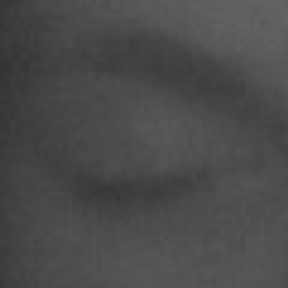
#> input picture data/test/close eyes/s0002_00027_0_0_0_0_0_01.png, 96 x 96 px, given in place of the camera (shown 3 times larger)
$ python drowsiness.py
#> lines starting #> are read from the running program, lines starting #| are printed output that depends on the picture; after the words box and inside, x2 and y2 are one past the last pixel; in counts of white or black regions, pixels touching at a corner belong together
import cv2
import time
try:
    import winsound
except ImportError:
    class WinsoundMock:
        @staticmethod
        def Beep(frequency, duration):
            # Fallback for Linux/macOS where winsound is not available
            print(f"🔊 [Beep Fallback] Freq: {frequency}Hz, Dur: {duration}ms")
    winsound = WinsoundMock()

face_cascade = cv2.CascadeClassifier(
    cv2.data.haarcascades + 'haarcascade_frontalface_default.xml'
)
eye_cascade = cv2.CascadeClassifier(
    cv2.data.haarcascades + 'haarcascade_eye.xml'
)

def start_drowsiness():

    cap = cv2.VideoCapture(0)

    if not cap.isOpened():
        print("Camera not working ❌")
        return

    closed_start = None
    status = "ACTIVE"
    alarm_on = False   # 🔴 ADD

    while True:
        ret, frame = cap.read()
#> frame is the input picture: shape (96, 96, 3); min 51, max 100, mean 74.9
        if not ret:
            break

        gray = cv2.cvtColor(frame, cv2.COLOR_BGR2GRAY)
        gray = cv2.equalizeHist(gray)
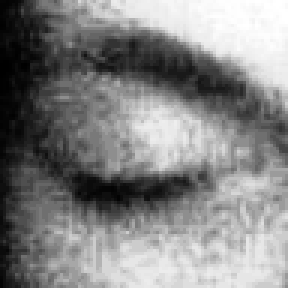
#> gray: shape (96, 96) (shown 3 times larger); min 0, max 255, mean 132

        faces = face_cascade.detectMultiScale(gray, 1.3, 5)
#> faces = ()

        eyes_detected = False
        face_detected = False   # 🔴 ADD

        if len(faces) > 0:
            face_detected = True

        for (x, y, w, h) in faces:
            cv2.rectangle(frame, (x,y), (x+w,y+h), (255,0,0), 2)

            roi_gray = gray[y:y+h, x:x+w]
            eyes = eye_cascade.detectMultiScale(roi_gray, 1.1, 3)

            for (ex,ey,ew,eh) in eyes:
                cv2.rectangle(frame, (x+ex,y+ey), (x+ex+ew,y+ey+eh), (0,255,0), 2)

            if len(eyes) > 0:
                eyes_detected = True
#> this loop made 0 passes

        # 🔴 FIXED LOGIC
        if face_detected and not eyes_detected:
            if closed_start is None:
                closed_start = time.time()
            else:
                if time.time() - closed_start > 2:
                    status = "DROWSY"

                    # 🔴 beep only once
                    if not alarm_on:
                        winsound.Beep(2500, 2000)
                        alarm_on = True

                    # 🔴 status write
                    with open("status.txt", "w") as f:
                        f.write("DROWSY")

        else:
            closed_start = None
            alarm_on = False   # 🔴 RESET

            if face_detected:
                with open("status.txt", "w") as f:
                    f.write("ACTIVE")

        cv2.putText(frame, status, (30,50),
                    cv2.FONT_HERSHEY_SIMPLEX, 1,
                    (0,0,255), 2)
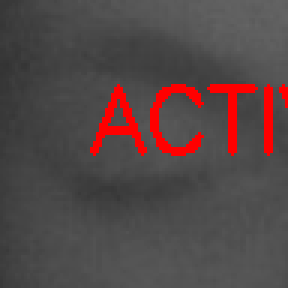
#> frame: shape (96, 96, 3) (shown 3 times larger); 5.27% of pixels changed, all inside (x1, y1, x2, y2) = (30, 28, 96, 52)

        try:
            cv2.imshow("Driver Monitoring", frame)
            if cv2.waitKey(1) & 0xFF == 27:
#> (key Esc is pressed here)
                break
        except Exception:
            # Fallback for headless environments: sleep to limit CPU usage
            time.sleep(0.03)

    cap.release()
    try:
        cv2.destroyAllWindows()
    except Exception:
        pass


if __name__ == "__main__":
    start_drowsiness()

$ run again, on data/test/close eyes/s0002_00031_0_0_0_0_0_01.png
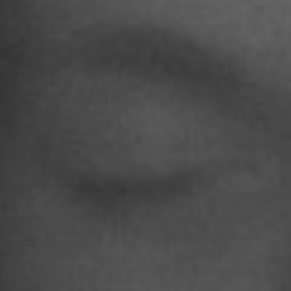
#> input picture data/test/close eyes/s0002_00031_0_0_0_0_0_01.png, 97 x 97 px, given in place of the camera (shown 3 times larger)
#> in start_drowsiness, frame is the input picture: shape (97, 97, 3); min 52, max 101, mean 75.3
#> in start_drowsiness, `gray = cv2.equalizeHist(gray)`:
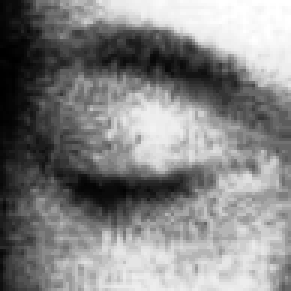
#> gray: shape (97, 97) (shown 3 times larger); min 0, max 255, mean 132.3
#> faces = ()
#> in start_drowsiness, `cv2.putText(frame, status, (30,50), cv2.FONT_HERSHEY_SIMPLEX, 1, (0,0,..`:
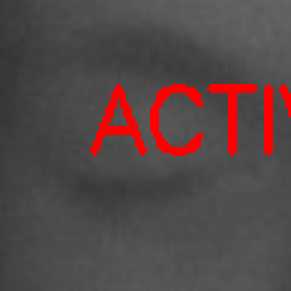
#> frame: shape (97, 97, 3) (shown 3 times larger); 5.25% of pixels changed, all inside (x1, y1, x2, y2) = (30, 28, 97, 52)

$ run again, on data/test/close eyes/s0002_00035_0_0_0_0_0_01.png
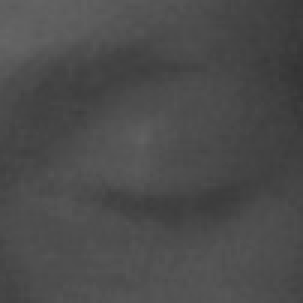
#> input picture data/test/close eyes/s0002_00035_0_0_0_0_0_01.png, 101 x 101 px, given in place of the camera (shown 3 times larger)
#> in start_drowsiness, frame is the input picture: shape (101, 101, 3); min 51, max 102, mean 75.4
#> in start_drowsiness, `gray = cv2.equalizeHist(gray)`:
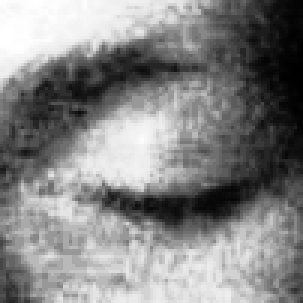
#> gray: shape (101, 101) (shown 3 times larger); min 0, max 255, mean 132.7
#> faces = ()
#> in start_drowsiness, `cv2.putText(frame, status, (30,50), cv2.FONT_HERSHEY_SIMPLEX, 1, (0,0,..`:
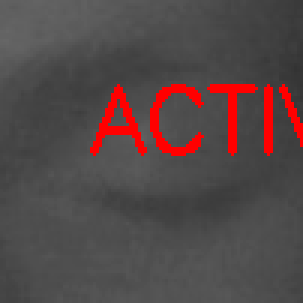
#> frame: shape (101, 101, 3) (shown 3 times larger); 5.14% of pixels changed, all inside (x1, y1, x2, y2) = (30, 28, 101, 52)
